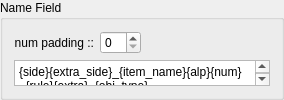
               <widget class="QGroupBox" name="nameFleid_Gb">
                <property name="minimumSize">
                 <size>
                  <width>0</width>
                  <height>100</height>
                 </size>
                </property>
                <property name="maximumSize">
                 <size>
                  <width>16777215</width>
                  <height>100</height>
                 </size>
                </property>
                <property name="title">
                 <string>Name Field</string>
                </property>
                <layout class="QVBoxLayout" name="verticalLayout_8">
                 <item>
                  <layout class="QHBoxLayout" name="padding_H">
                   <item>
                    <widget class="QLabel" name="label_9">
                     <property name="text">
                      <string>num padding ::</string>
                     </property>
                     <property name="alignment">
                      <set>Qt::AlignmentFlag::AlignRight|Qt::AlignmentFlag::AlignTrailing|Qt::AlignmentFlag::AlignVCenter</set>
                     </property>
                    </widget>
                   </item>
                   <item>
                    <widget class="QSpinBox" name="padding_Sb"/>
                   </item>
                   <item>
                    <spacer name="horizontalSpacer_3">
                     <property name="orientation">
                      <enum>Qt::Orientation::Horizontal</enum>
                     </property>
                     <property name="sizeHint" stdset="0">
                      <size>
                       <width>40</width>
                       <height>20</height>
                      </size>
                     </property>
                    </spacer>
                   </item>
                  </layout>
                 </item>
                 <item>
                  <widget class="QTextEdit" name="nameFleid_Te">
                   <property name="html">
                    <string>&lt;!DOCTYPE HTML PUBLIC &quot;-//W3C//DTD HTML 4.0//EN&quot; &quot;http://www.w3.org/TR/REC-html40/strict.dtd&quot;&gt;
&lt;html&gt;&lt;head&gt;&lt;meta name=&quot;qrichtext&quot; content=&quot;1&quot; /&gt;&lt;meta charset=&quot;utf-8&quot; /&gt;&lt;style type=&quot;text/css&quot;&gt;
p, li { white-space: pre-wrap; }
hr { height: 1px; border-width: 0; }
li.unchecked::marker { content: &quot;\2610&quot;; }
li.checked::marker { content: &quot;\2612&quot;; }
&lt;/style&gt;&lt;/head&gt;&lt;body style=&quot; font-family:'Segoe UI','Malgun Gothic','sans-serif'; font-size:12px; font-weight:400; font-style:normal;&quot;&gt;
&lt;p style=&quot; margin-top:0px; margin-bottom:0px; margin-left:0px; margin-right:0px; -qt-block-indent:0; text-indent:0px;&quot;&gt;{side}{extra_side}_{item_name}{alp}{num}_{rule}{extra}_{obj_type}&lt;/p&gt;&lt;/body&gt;&lt;/html&gt;</string>
                   </property>
                  </widget>
                 </item>
                </layout>
               </widget>
